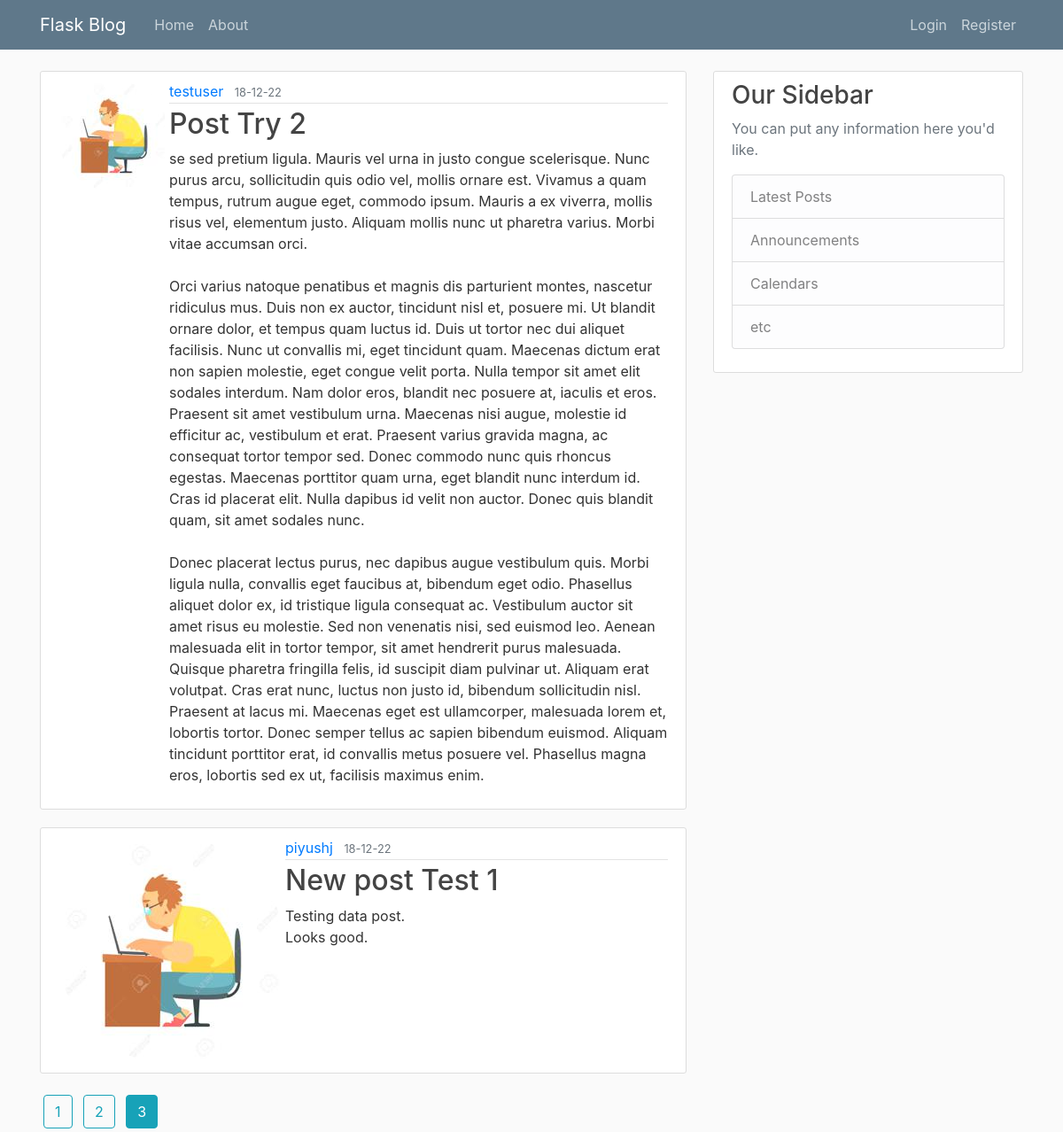
Screenshot of /home?page=3 with the database file from the repository.
### flaskblog/models.py (models this page shows, shortened)
class Post(db.Model):
    id = db.Column(db.Integer, primary_key=True)
    title = db.Column(db.String(100), nullable=False)
    date_posted = db.Column(db.DateTime, nullable=False, default=datetime.utcnow)
    content = db.Column(db.Text, nullable=False)
    user_id = db.Column(db.Integer, db.ForeignKey('user.id'), nullable=False)

class User(db.Model, UserMixin):
    id = db.Column(db.Integer, primary_key=True)
    username = db.Column(db.String(30), unique=True, nullable=False)
    email = db.Column(db.String(120), unique=True, nullable=False)
    image_file = db.Column(db.String(20), nullable=False, default='default.jpg')
    password = db.Column(db.String(60), nullable=False)
    posts = db.relationship('Post', backref='author', lazy=True)

### flaskblog/routes.py (the view)
@app.route("/")
@app.route("/home")
def home():
    page = request.args.get('page', 1, type=int)
    posts = Post.query.order_by(Post.date_posted.desc()).paginate(page=page, per_page=2)
    return render_template('home.html', posts=posts)

### flaskblog/templates/home.html
{% extends "layout.html" %}
{% block content %}
{% for post in posts.items %}
<article class="media content-section">
  <img class="rounded-circle article-image" src="{{ url_for('static', filename='profile_pics/' + post.author.image_file) }}">
  <div class="media-body">
    <div class="article-metadata">
      <a class="mr-2" href="{{ url_for('user_posts', username=post.author.username) }}">{{ post.author.username }}</a>
      <small class="text-muted">{{ post.date_posted.strftime('%y-%m-%d') }}</small>
    </div>
    <h2><a class="article-title" href="{{ url_for('post', post_id=post.id) }}">{{ post.title }}</a></h2>
    <p class="article-content">{{ post.content }}</p>
  </div>
</article>
{% endfor %}
{% for page_num in posts.iter_pages(left_edge=1, right_edge=1, left_current=1, right_current=2) %}
  {% if page_num %}
    {% if posts.page == page_num %}
    <a class="btn btn-info m-1" href="{{ url_for('home', page=page_num) }}">{{ page_num }}</a>
    {% else %}
    <a class="btn btn-outline-info m-1" href="{{ url_for('home', page=page_num) }}">{{ page_num }}</a>
    {% endif %}
  {% else %}
   ...
  {% endif %}
{% endfor %}
{% endblock content %}

### flaskblog/templates/layout.html (shortened to what this page needs)
<!DOCTYPE html>
<html>
  <head>
    <link rel="stylesheet" href="https://stackpath.bootstrapcdn.com/bootstrap/4.1.3/css/bootstrap.min.css">
    <link rel="stylesheet" type="text/css" href="{{ url_for('static', filename='main.css') }}">
  </head>
  <body>
    <header class="site-header">
      <nav class="navbar navbar-expand-md navbar-dark bg-steel fixed-top">
        <div class="container">
          <a class="navbar-brand mr-4" href="/">Flask Blog</a>
          <div class="collapse navbar-collapse" id="navbarToggle">
            <div class="navbar-nav mr-auto">
              <a class="nav-item nav-link" href="/">Home</a>
              <a class="nav-item nav-link" href="/about">About</a>
            </div>
            <div class="navbar-nav">
              {% if current_user.is_authenticated %}
                <a class="nav-item nav-link" href="{{ url_for('new_post') }}">New Post</a>
                <a class="nav-item nav-link" href="{{ url_for('account') }}">Account</a>
                <a class="nav-item nav-link" href="{{ url_for('logout') }}">Logout</a>
              {% else %}
                <a class="nav-item nav-link" href="{{ url_for('login') }}">Login</a>
                <a class="nav-item nav-link" href="{{ url_for('register') }}">Register</a>
              {% endif %}
            </div>
          </div>
        </div>
      </nav>
    </header>
    <main role="main" class="container">
    <div class="row">
      <div class="col-md-8">
        {% block content %}{% endblock %}
      </div>
      <div class="col-md-4">
        <div class="content-section">
          <h3>Our Sidebar</h3>
          <p class='text-muted'>You can put any information here you'd like.
          <ul class="list-group">
            <li class="list-group-item list-group-item-light">Latest Posts</li>
            <li class="list-group-item list-group-item-light">Announcements</li>
            <li class="list-group-item list-group-item-light">Calendars</li>
            <li class="list-group-item list-group-item-light">etc</li>
          </ul>
          </p>
        </div>
      </div>
    </div>
    </main>
  </body>
</html>

### flaskblog/static/main.css (style rules this page uses)
body { background: #fafafa; color: #333333; margin-top: 5rem; }
h1, h2, h3, h4, h5, h6 { color: #444444; }
.bg-steel { background-color: #5f788a; }
.site-header .navbar-nav .nav-link { color: #cbd5db; }
.content-section { background: #ffffff; padding: 10px 20px; border: 1px solid #dddddd; border-radius: 3px; margin-bottom: 20px; }
.article-title { color: #444444; }
.article-content { white-space: pre-line; }
.article-metadata { padding-bottom: 1px; margin-bottom: 4px; border-bottom: 1px solid #e3e3e3 }

### rows the page displays
Post: image_file (picture), author.username "testuser", date_posted "18-12-22", title "Post Try 2", content "se sed pretium ligula. Mauris vel urna in justo congue scelerisque. Nunc purus arcu, sollicitudin quis odio vel, mollis ornare est. Vivamus a quam tempus, rutrum augue eget, commodo ipsum. Mauris a ex viverra, mollis risus vel, elementum justo. Aliquam mollis nunc ut pharetra varius. Morbi vitae accumsan orci. Orci varius natoque penatibus et magnis dis parturient montes, nascetur ridiculus mus. Duis non ex auctor, tincidunt nisl et, posuere mi. Ut blandit ornare dolor, et tempus quam luctus id. Duis ut tortor nec dui aliquet facilisis. Nunc ut convallis mi, eget tincidunt quam. Maecenas dictum erat non sapien molestie, eget congue velit porta. Nulla tempor sit amet elit sodales interdum.…"
Post: image_file (picture), author.username "piyushj", date_posted "18-12-22", title "New post Test 1", content "Testing data post. Looks good."

### other values shown
{{ page_num }} "1" "2"
{{ page_num }} "3"
